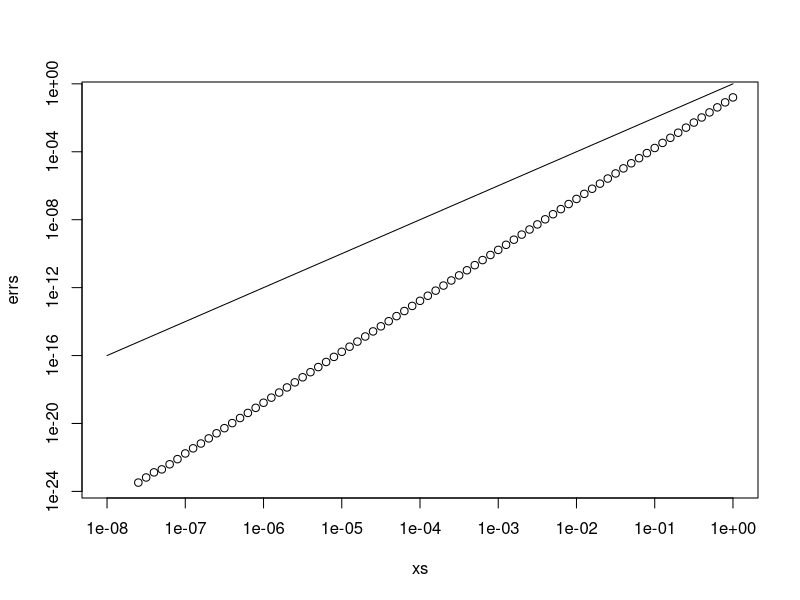
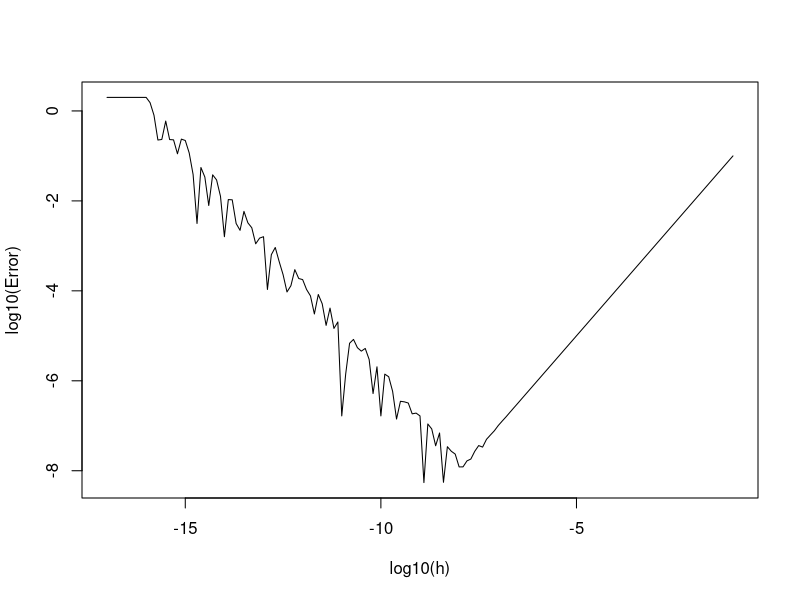

Recreate these plots in R, in order.
x0 = 0
j = 2

f <- sin

t = \(x) x # äquiv. zu t= function (x) {return(x)}

xs = 10^seq(-8, 0, 0.1)

xs
#Liste, die bei 10^-8 startet, logarithmisch

errs = abs(f(xs) - t(xs))
errs # Liste der Fehler

length(xs)
length(errs) #jew. 81

plot(xs, errs, log="xy")
lines(xs, (xs-x0)^2)

# Frage mit k: Wie schnell wird mein Fehler kleiner?
# durchgezogene Linie hat Steigung 2
# schneller, weil Steigung steiler

# abs(f(x)-t(x)) = c (x-x0)^k
# log abs(( f(x)-t(x) ) = log(c) + k*log(x-x0)


#########################################################
# Blatt 1)
# 26.10.2023

# 1.1: ipad, rechnen

#1.2: 

x0 <- 1
f = function(x) x^2

# Funktion zur Berechnung der rechten Differenzenquotienten
ef_prime <- function(f, x0, h) {
  return((f(x0 + h) - f(x0)) / h)
}

# Wahre Ableitung von f(x) = x^2 an der Stelle x0 = 1
true_derivative <- 2

# Vektor von h-Werten (h wird kleiner)
h_values <- 10^seq(-1, -17, by = -0.1)

# Vektor zur Speicherung der Fehler
errors <- abs(ef_prime(function(x) x^2, 1, h_values) - true_derivative)

# Plot des Fehlers auf logarithmischen Achsen
plot(log10(h_values), log10(errors), type = "l", xlab = "log10(h)", ylab = "log10(Error)")

#### Ende 1.2


# 1.3:

# Mitternachtsformel
mitternacht <- function(p, q) {
  Diskri <- p^2 - q
  if (Diskri < 0) {
    return(c(NA, NA))
  }
  zwei_summ <- sqrt(Diskri)
  x1 <- -p + zwei_summ
  x2 <- -p - zwei_summ
  return(c(x1, x2))
}

# Satz von Vieta
Vieta <- function(p, q) {
  x2 <- -p
  x1 <- q / x2
  return(c(x1, x2))
}

# Testwerte für p und q
Werte_p <- c(1, 0.1, 0.01, 0.001, 0.0001)
Werte_q <- c(1, 0.1, 0.01, 0.001, 0.0001)

# Vergleiche die Ergebnisse der beiden Ansätze für verschiedene p und q
for (p in Werte_p) {
  for (q in Werte_q) {
    cat("p =", p, "q =", q, "\n")
    cat("Mitternachtsformel: ", mitternacht(p, q), "\n")
    cat("Satz von Vieta: ", mitternacht(p, q), "\n")
    cat("\n")
  }
}



####### Ende 1.3

####

